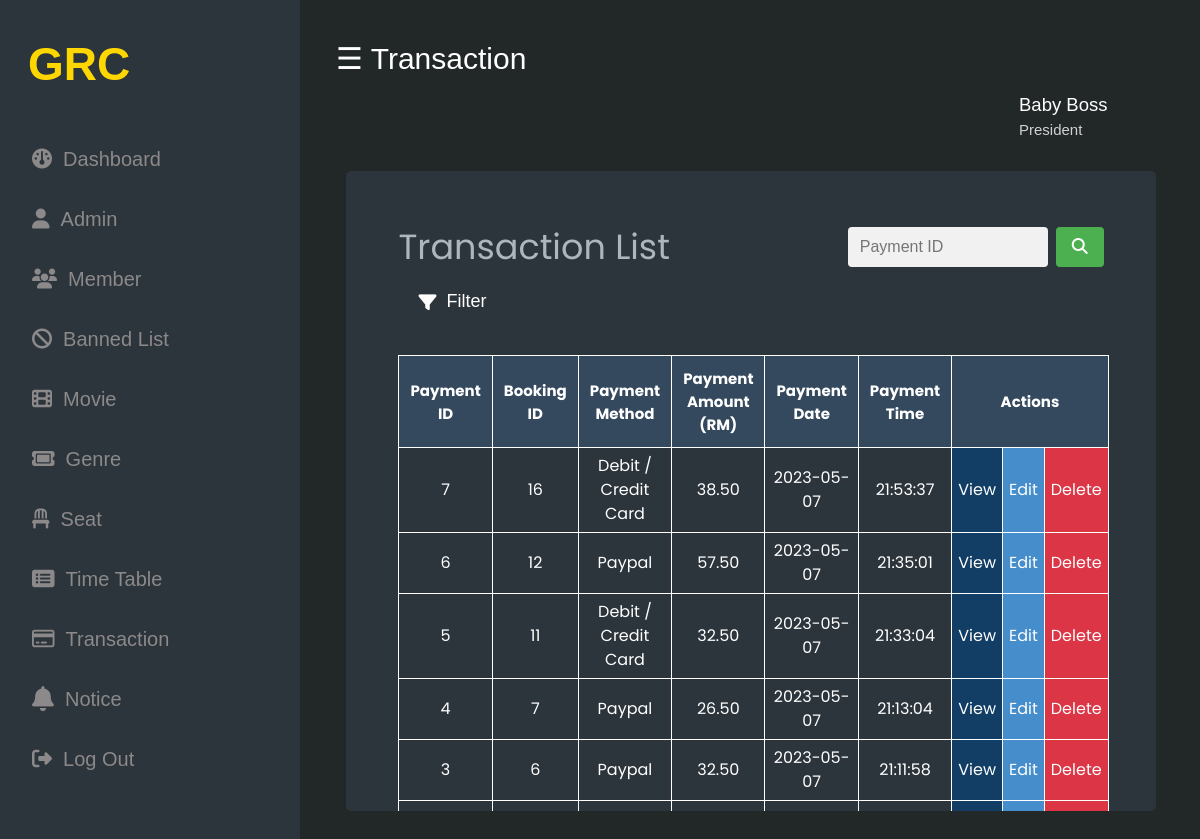
The app's page /GRC/Payment/admin/transaction.php with its own data.
### tables this page shows
CREATE TABLE `payment` (
  `payment_id` int(12) NOT NULL,
  `booking_id` int(16) NOT NULL,
  `cust_id` int(20) NOT NULL,
  `payment_method` varchar(30) NOT NULL,
  `payment_amount` double(7,2) NOT NULL,
  `payment_date` date NOT NULL,
  `payment_time` time NOT NULL
);

### GRC/Payment/admin/transaction.php (the view, shortened to what this page needs)
<?php
$con = new mysqli(DB_HOST, DB_USER, DB_PASS, DB_NAME);
$sql = "SELECT * FROM PAYMENT ORDER BY PAYMENT_ID DESC";
$stmt = mysqli_query($con, $sql);
$i = 0;
while($rows = mysqli_fetch_assoc($stmt)){
    $row[] = array(
        'payment_id'      =>   $rows['payment_id'],
        'booking_id'      =>   $rows['booking_id'],
        'payment_method'  =>   $rows['payment_method'],
        'payment_amount'  =>   $rows['payment_amount'],
        'payment_date'    =>   $rows['payment_date'],
        'payment_time'    =>   $rows['payment_time']
    );
    $i++;
}
?>
<!DOCTYPE html>
<html>
    <head>
        <link rel="stylesheet" href="https://cdnjs.cloudflare.com/ajax/libs/font-awesome/6.4.0/css/all.min.css">
        <link rel="stylesheet" href="https://cdn.jsdelivr.net/npm/bootstrap@4.6.2/dist/css/bootstrap.min.css">
        <link href="../css/transaction.css" rel="stylesheet" type="text/css"/>
    </head>
    <body>
        <?php
        include'sidebar_detail.php';
        ?>
        <div id="main">
            <div class="head">
                <span class="dashboard nav" onclick="dashboard()" >&#9776; Transaction</span>
                <div class="profile">
                    <p>Baby Boss <span>President</span></p>
                </div>
                <div class="col-div-8">
                    <div class="box-8">
                        <div class="content-box">
                            <div class="heading">
                                <h2>Transaction List</h2>
                                <div class="search-container">
                                    <input id="payment-id" type="text" placeholder="Payment ID">
                                    <button id="search-btn" type="submit"><i class="fa fa-search"></i></button>
                                </div>
                            </div>
                                <div class="filter-container">
                                    <table>
                                        <tr>
                                            <td>
                                                <div class="filter-header">
                                                    <i class="fa fa-filter"></i>
                                                    <span>Filter</span>
                                                </div>
                                            </td>
                                        </tr>
                                    </table>
                                </div>
                            <div class="transaction-container">
                                <table id="table">
                                    <tr class="title">
                                        <td>Payment ID</td>
                                        <td>Booking ID</td>
                                        <td>Payment Method</td>
                                        <td>Payment Amount (RM)</td>
                                        <td>Payment Date</td>
                                        <td>Payment Time</td>
                                        <td colspan="3">Actions</td>
                                    </tr>
                                    <?php
                                    for($j = 0; $j < $i; $j++){
                                        printf("
                                            <tr>
                                                <td>%s</td>
                                                <td>%s</td>
                                                <td>%s</td>
                                                <td>%s</td>
                                                <td>%s</td>
                                                <td>%s</td>
                                                <td class='view'><a href='viewTransaction.php?id=%s'>View</a></td>
                                                <td class='edit'><a href='editTransaction.php?id=%s'>Edit</a></td>
                                                <td class='delete' data-id='%s'>Delete</td>
                                            </tr>
                                        ", $row[$j]['payment_id'], $row[$j]['booking_id'], $row[$j]['payment_method'], $row[$j]['payment_amount'], $row[$j]['payment_date'], $row[$j]['payment_time'], $row[$j]['payment_id'], $row[$j]['payment_id'], $row[$j]['payment_id']);
                                    }
                                    ?>
                               </table>
                            </div>
                        </div>
                    </div>
                </div>
            </div>
        </div>
    </body>
</html>

### GRC/Payment/css/transaction.css (style rules this page uses)
* { margin: 0; padding: 0; box-sizing: border-box; }
body { margin: 0px; padding: 0px; background-color: #222827; font-family:'Lucida Sans', 'Lucida Sans Regular', 'Lucida Grande', 'Lucida Sans Unicode', Geneva, Verdana, sans-serif }
#main { transition: margin-left .5s; padding: 16px; margin-left: 300px; }
.head { padding: 20px; }
.dashboard { font-size: 30px; cursor: pointer; color: white; }
.profile { display: inline; float: right; width: 200px; margin-bottom: 14px; }
.profile p { color: white; font-weight: 500; margin-left: 55px; margin-top: 10px; font-size: 18.5px ; }
.profile p span { font-weight: 400; font-size: 15px; display: block; color: rgb(210, 209, 210); }
.col-div-8 { width: 103%; float: left; }
.content-box { width: 92%; margin: auto; padding: 20px; }
.heading { display: flex; justify-content: space-between; align-items: center; }
.heading h2 { font-family: 'Poppins', sans-serif; margin: 0px; margin-top: 35px; font-size: 35px; color: #adb5bd; font-weight: 400; flex-grow: 1; }
.heading .search-container { margin-top: 35px; flex-grow: 1; display: flex; justify-content: flex-end; align-items: center; }
.heading .search-container input[type="text"] { width: 200px; padding: 8px 12px; border: none; border-radius: 4px; background-color: #f1f1f1; margin-right: 8px; }
.heading .search-container button[type="submit"] { padding: 8px 16px; border: none; border-radius: 4px; background-color: #4CAF50; color: white; font-size: 16px; cursor: pointer; }
.box-8, .box-4 { width: 96.5%; background-color:#2d353c ; height: 640px; border-radius: 5px; overflow:auto ; }
.box-8 { margin-left: 10px; width: 95%; }
.filter-container { color: white; width: 100%; padding: 20px; border-radius: 5px; }
.filter-header { display: flex; align-items: center; font-size: 18px; margin-bottom: 20px; }
.filter-header i { margin-right: 10px; }
.filter-header i, .filter-header span { cursor: pointer; }
.transaction-container { width: 100%; display: flex; align-items: center; }
#table { width: 100%; border-collapse: collapse; color: white; }
#table td { border: 1px white solid; padding: 6px; text-align: center; font-family: 'Poppins', sans-serif; }
#table tr:first-child td { padding: 11px; background-color: #34495e; font: bold 15px 'Poppins', sans-serif; }
.transaction-container .title td { color: white; }
.view a, .edit a, .delete a { color: white; text-decoration: none; transition: background-color 0.3s; }
.view { cursor: pointer; background-color: #123d64; }
.edit { cursor: pointer; background-color: #468dcb; }
.delete { cursor: pointer; background-color: #dc3545; }

### records on screen
payment: payment_id "7", booking "16", payment_method "Debit / Credit Card", payment_amount "38.50", payment_date "2023-05-07", payment_time "21:53:37"
payment: payment_id "6", booking "12", payment_method "Paypal", payment_amount "57.50", payment_date "2023-05-07", payment_time "21:35:01"
payment: payment_id "5", booking "11", payment_method "Debit / Credit Card", payment_amount "32.50", payment_date "2023-05-07", payment_time "21:33:04"
payment: payment_id "4", booking "7", payment_method "Paypal", payment_amount "26.50", payment_date "2023-05-07", payment_time "21:13:04"
payment: payment_id "3", booking "6", payment_method "Paypal", payment_amount "32.50", payment_date "2023-05-07", payment_time "21:11:58"
